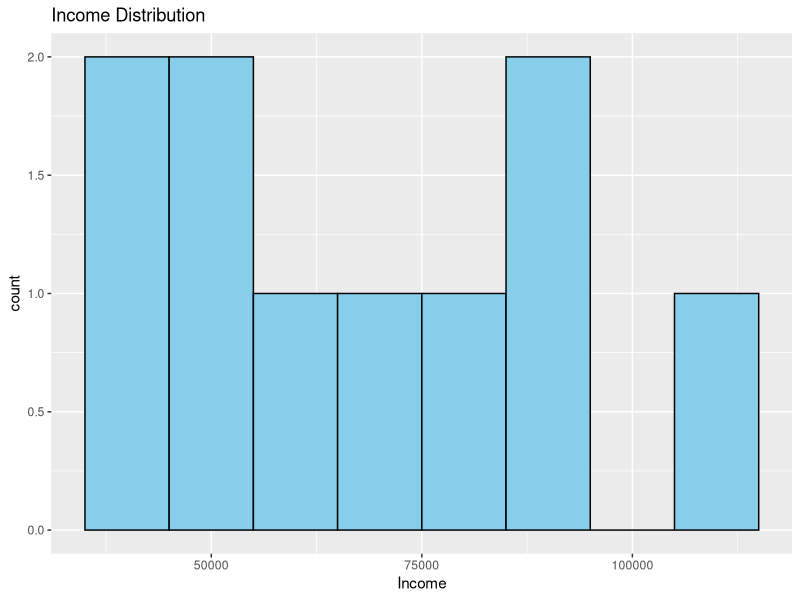

Reproduce this figure in R.
## ---- chunk 1
library(readr)
library(dplyr)

# Load the data
df <- read_csv('../marketing_sample.csv')
head(df)
## ---- chunk 2
# Check for missing values
colSums(is.na(df))

# Summary statistics
df %>% summarise(across(where(is.numeric), list(mean = mean, sd = sd)))

# Visualize distribution of Income
library(ggplot2)
ggplot(df, aes(x=Income)) + geom_histogram(binwidth=10000, fill='skyblue', color='black') + ggtitle('Income Distribution')
## ---- chunk 3
# Simple segmentation: High vs. Low Purchases
purchase_threshold <- median(df$Purchases)
df$Segment <- ifelse(df$Purchases > purchase_threshold, 'High Value', 'Low Value')
table(df$Segment)
## ---- chunk 4
library(caret)
set.seed(42)
df$Response <- as.factor(df$Response)
trainIndex <- createDataPartition(df$Response, p = .8, list = FALSE)
train <- df[trainIndex,]
test <- df[-trainIndex,]

model <- train(Response ~ Age + Income + Purchases + Campaign_Contacted, data = train, method = 'glm', family = 'binomial')
pred <- predict(model, test)
confusionMatrix(pred, test$Response)
